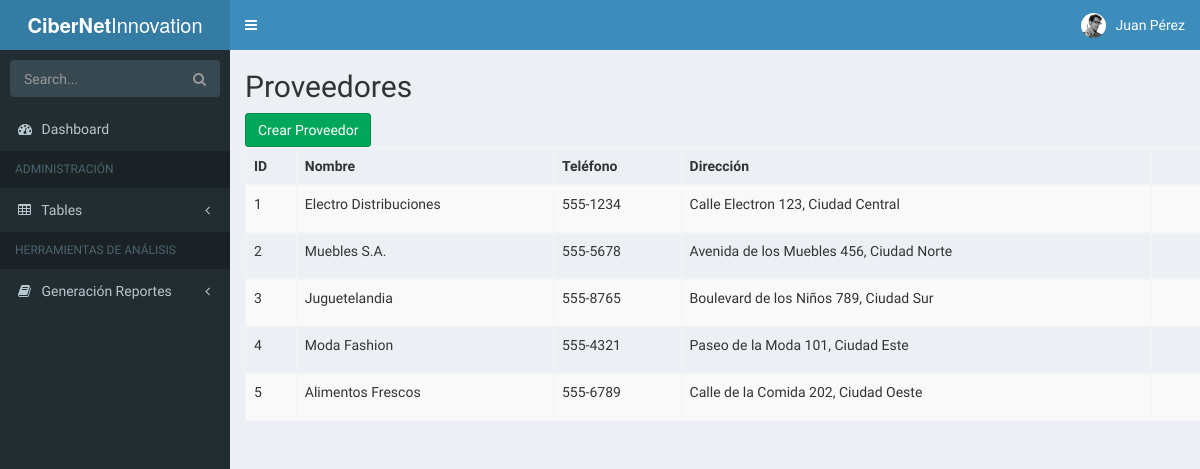
Page /CiberNet Innovation/app/views/pages/supplier.php (signed in) on the committed database.
### tables this page shows
CREATE TABLE `supplier` (
  `SupplierID` int NOT NULL AUTO_INCREMENT,
  `supplierName` varchar(100) NOT NULL,
  `supplierPhone` varchar(20) DEFAULT NULL,
  `supplierAddress` text,
  PRIMARY KEY (`SupplierID`)
);

### CiberNet Innovation/app/controllers/SupplierController.php (called while the page is built, shortened)
<?php
require_once(dirname(__FILE__) . "/../../core/database.php");
require_once(dirname(__FILE__) . "/../models/SupplierModel.php");
class SupplierController
{
    private $supplier;
    public function __construct()
    {
        $database = new Database();
        $this->db = $database->getConnection();
        $this->supplier = new SupplierModel($this->db);
    }
    public function index()
    {
        $result = $this->supplier->getSuppliers();
        $suppliers = $result->fetchAll(PDO::FETCH_ASSOC);
        include(dirname(__FILE__) . '/../views/supplier/supplierList.php');
    }
}
?>

### CiberNet Innovation/core/database.php (called while the page is built, shortened)
<?php
class Database
{
    public function getConnection()
    {
        $this->conn = null;
        try {
            $this->conn = new PDO(
                "mysql:host=" . Config::HOST . ";dbname=" . Config::DATABASE,
                Config::USER,
                Config::PASSWORD
            );
            $this->conn->exec("set names utf8");
        } catch (PDOException $ex) {
            echo "Connection error: " . $ex->getMessage();
            die();
        }
        return $this->conn;
    }
}

### CiberNet Innovation/app/models/SupplierModel.php (called while the page is built, shortened)
<?php
class SupplierModel
{
    private $conn;
    public function __construct($db)
    {
        $this->conn = $db;
    }
    public function getSuppliers()
    {
        $query = "CALL sp_SelectSupplier();";
        $result = $this->conn->prepare($query);
        $result->execute();
        return $result;
    }
}

### CiberNet Innovation/app/views/supplier/supplierList.php (the view, shortened to what this page needs)
<?php include '../templates/header.php'; ?>
<div class="container">
    <div class="card mt-5 p-4">
        <h2 class="mb-4">Proveedores</h2>
        <div class="d-flex justify-content-between mb-3">
            <a href="?pages=supplier&action=create" class="btn btn-success">Crear Proveedor</a>
        </div>
        <div class="table-responsive">
            <table class="table table-striped table-bordered">
                <thead class="table-dark">
                    <tr>
                        <th scope="col">ID</th>
                        <th scope="col">Nombre</th>
                        <th scope="col">Teléfono</th>
                        <th scope="col">Dirección</th>
                        <th scope="col" class="text-center">Opciones</th>
                    </tr>
                </thead>
                <tbody>
                    <?php foreach ($suppliers as $supplier) : ?>
                        <tr>
                            <td><?= htmlspecialchars($supplier['SupplierID']); ?></td>
                            <td><?= htmlspecialchars($supplier['supplierName']); ?></td>
                            <td><?= htmlspecialchars($supplier['supplierPhone']); ?></td>
                            <td><?= htmlspecialchars($supplier['supplierAddress']); ?></td>
                            <td class="text-center">
                            </td>
                        </tr>
                    <?php endforeach; ?>
                </tbody>
            </table>
        </div>
    </div>
</div>
<?php include '../templates/footer.php'; ?>

### rows in the picture
supplier: SupplierID "1", supplierName "Electro Distribuciones", supplierPhone "555-1234", supplierAddress "Calle Electron 123, Ciudad Central"
supplier: SupplierID "2", supplierName "Muebles S.A.", supplierPhone "555-5678", supplierAddress "Avenida de los Muebles 456, Ciudad Norte"
supplier: SupplierID "3", supplierName "Juguetelandia", supplierPhone "555-8765", supplierAddress "Boulevard de los Niños 789, Ciudad Sur"
supplier: SupplierID "4", supplierName "Moda Fashion", supplierPhone "555-4321", supplierAddress "Paseo de la Moda 101, Ciudad Este"
supplier: SupplierID "5", supplierName "Alimentos Frescos", supplierPhone "555-6789", supplierAddress "Calle de la Comida 202, Ciudad Oeste"

### other values in the picture
$_SESSION["userName"] "Juan Pérez"
